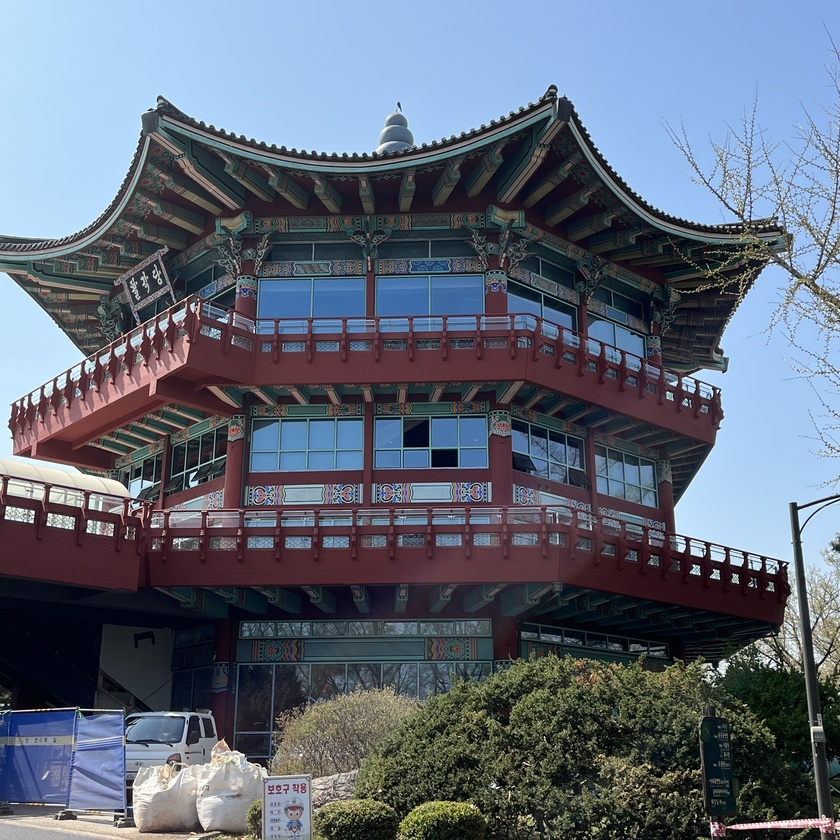
#> input picture rawdata/Kids_park.jpg, 840 x 840 px, shrunk from 2907 x 2907 before the run, given in place of Kids_park.jpeg, which was not available
$ python smoothing1.py   (older library calls are emulated)
#> lines starting #> are read from the running program, lines starting #| are printed output that depends on the picture; pictures that were not available may be replaced by others from this repository, and a replacement may not be noted
#> further down, img is the input picture: shape (840, 840, 3); mean B, G, R 118.2, 103.4, 94.7
'''
Python 3.9.16v

date: 2023-04-11, Tues
author: You Ho Yeong, Lee Ga Ram

### Spatial Filtering ###
'''
#%% Import Library

import numpy as np
import cv2
import matplotlib.pyplot as plt

#%% Function

def spnoise(image, prob=0.05):
#> called with prob = 0.05
    output = np.copy(image)
    salt = np.ceil(prob * image.size * 0.5)
#> salt = 52920
    pepper = np.ceil(prob * image.size * 0.5)
#> pepper = 52920

    # Add salt noise (white pixels)
    coords = [np.random.randint(0, i - 1, int(salt)) for i in image.shape[:2]]
    output[tuple(coords) + (slice(None),)] = 255

    # Add pepper noise (black pixels)
    coords = [np.random.randint(0, i - 1, int(pepper)) for i in image.shape[:2]]
    output[tuple(coords) + (slice(None),)] = 0
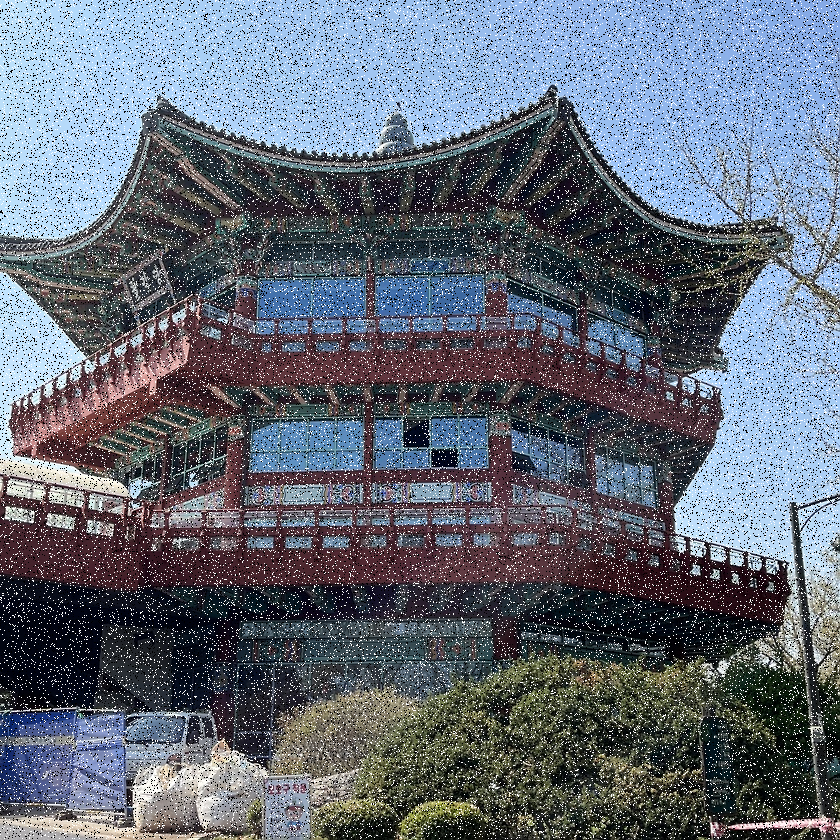
#> output: shape (840, 840, 3); mean R, G, B 98.6, 106.1, 118.8

    return output

#%% Load Image

img = cv2.imread(r'/Users/hoyeong/Desktop/python/PBML/Image/Kids_park.jpeg')
img = cv2.cvtColor(img, cv2.COLOR_BGR2RGB)

#%% add salt & pepper effect

img_noise = spnoise(img, prob=0.05)

fig, axes = plt.subplots(1, 2, figsize=(10, 5))

axes[0].imshow(img)
axes[0].set_title('Original Image')
axes[0].axis('on')

# Display the image with salt & pepper noise in the second subplot
axes[1].imshow(img_noise)
axes[1].set_title('Salt & Pepper Noise')
axes[1].axis('on')

#plt.tight_layout()
plt.show()

#%% Histogram

plt.figure(figsize=(10, 5))

# Total histogram (all channels combined)
plt.hist(img.ravel(), bins=256, color='orange', label='Total')

# Red channel histogram
# alpha stands for transparency
plt.hist(img[:, :, 0].ravel(), bins=256,
         color='red', alpha=0.5, label='Red')

# Green channel histogram
plt.hist(img[:, :, 1].ravel(), bins=256,
         color='green', alpha=0.5, label='Green')

# Blue channel histogram
plt.hist(img[:, :, 2].ravel(), bins=256,
         color='blue', alpha=0.5, label='Blue')

plt.xlabel('Value')
plt.ylabel('Hist')
plt.legend()
plt.show()
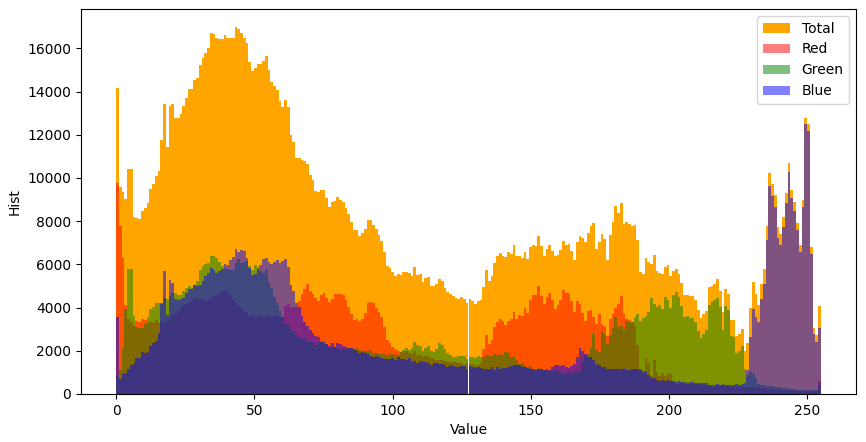
#> figure drawn by matplotlib, 1 panel; tallest bar 16972 high, from x = 42.83 to 43.83; tallest bar 9755 high, from x = 0 to 0.996; tallest bar 6393 high, from x = 34.86 to 35.86

#%% Smoothing filter
'''
Improve Moving average and Gaussian filter
by increasing kernel_size or sigma values
'''
kernel_size = 9
img_avg = cv2.blur(img_noise, (kernel_size, kernel_size))
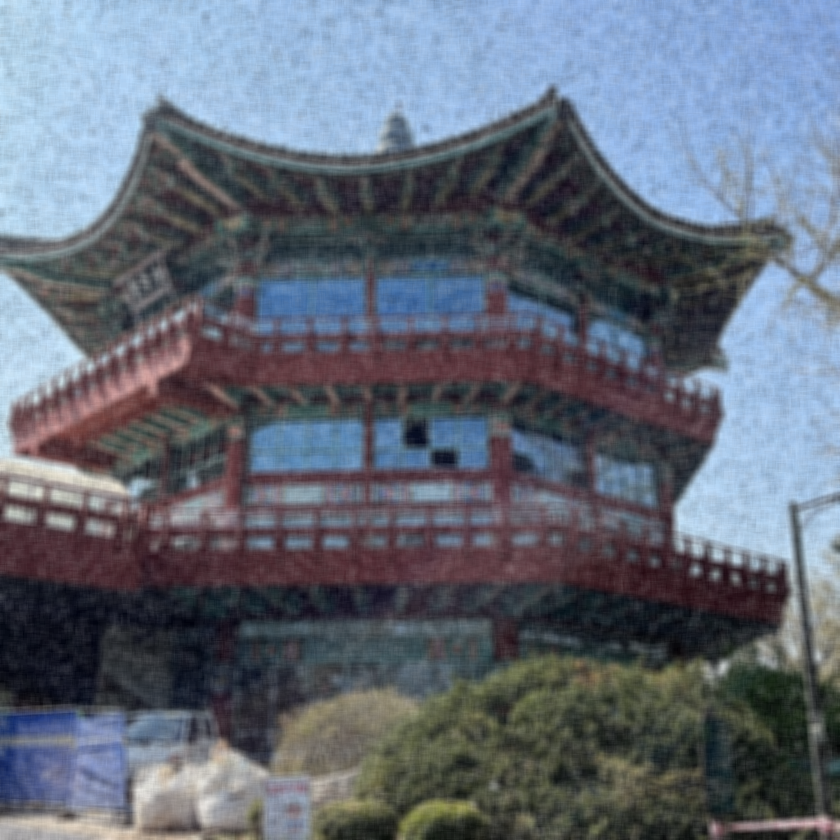
#> img_avg: shape (840, 840, 3); mean R, G, B 98.6, 106.1, 118.8

# Gaussian Filter
sigma = 1
img_gaussian = cv2.GaussianBlur(img_noise, (kernel_size, kernel_size), sigma)

# Median Filter
img_median = cv2.medianBlur(img_noise, kernel_size)

fig, axes = plt.subplots(2, 2, figsize=(12, 12))


axes[0, 0].imshow(img_noise)
axes[0, 0].set_title('Noisy Image')
axes[0, 0].axis('off')

axes[0, 1].imshow(img_avg)
axes[0, 1].set_title('Moving Average Filter')
axes[0, 1].axis('off')

axes[1, 0].imshow(img_gaussian)
axes[1, 0].set_title('Gaussian Filter')
axes[1, 0].axis('off')

axes[1, 1].imshow(img_median)
axes[1, 1].set_title('Median Filter')
axes[1, 1].axis('off')

plt.tight_layout()
plt.show()
#%% Sharpening filter

# Laplacian Filter
laplacian = cv2.Laplacian(img_avg, cv2.CV_64F)
laplacian_8u = cv2.convertScaleAbs(laplacian)
img_laplacian = cv2.add(img_avg, laplacian_8u)

# Sobel Filter
sobel_x = cv2.Sobel(img_avg, cv2.CV_64F, 1, 0, ksize=3)
sobel_y = cv2.Sobel(img_avg, cv2.CV_64F, 0, 1, ksize=3)
sobel = cv2.addWeighted(sobel_x, 0.5, sobel_y, 0.5, 0)
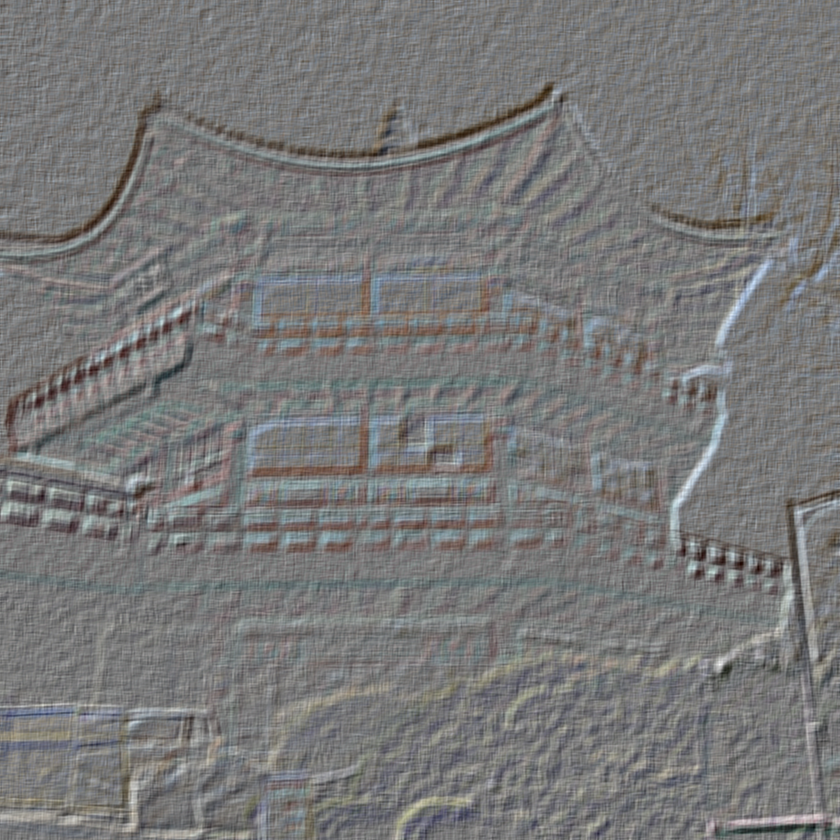
#> sobel: shape (840, 840, 3) float64; mean R, G, B -0.3, -0.4, -0.6; drawn with min black and max white
sobel_8u = cv2.convertScaleAbs(sobel)
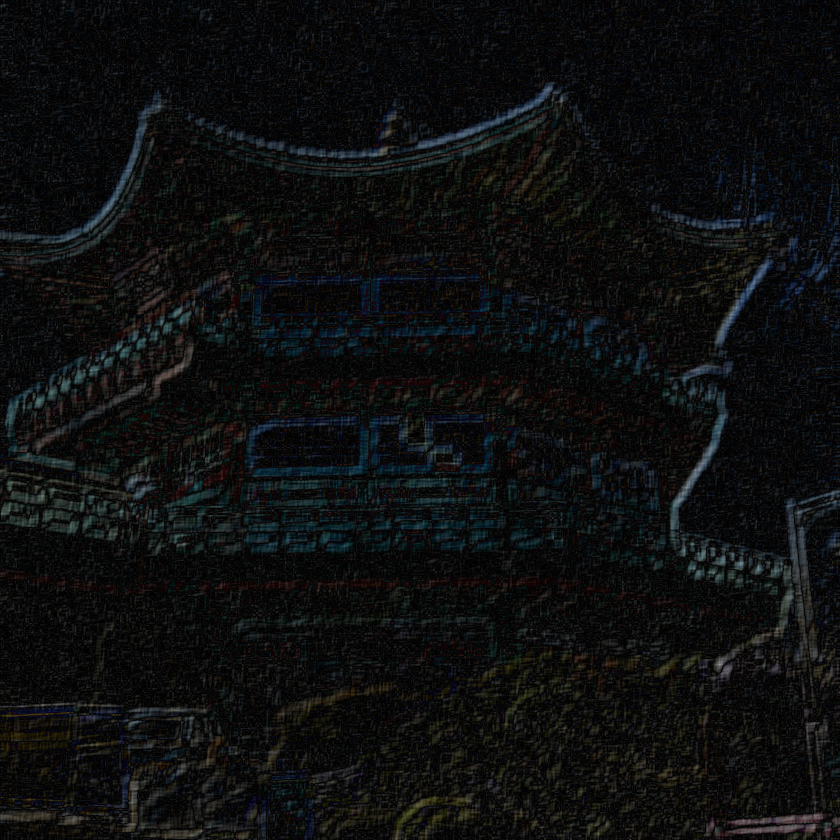
#> sobel_8u: shape (840, 840, 3); mean R, G, B 13.8, 15, 15.3
img_sobel = cv2.add(img_avg, sobel_8u)
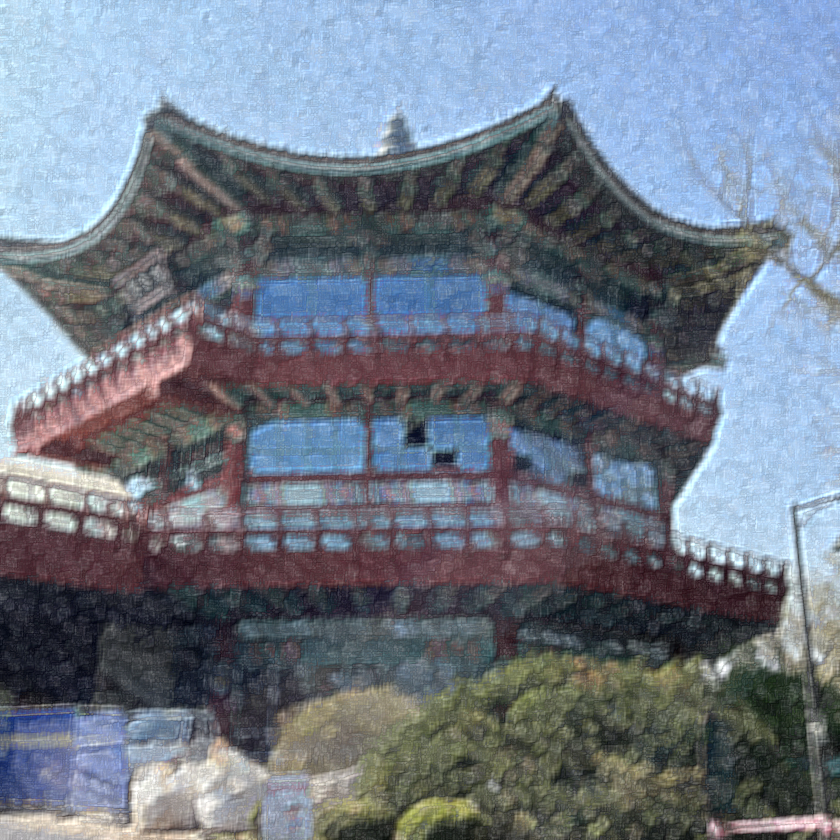
#> img_sobel: shape (840, 840, 3); mean R, G, B 112.3, 121.1, 134

#%% Display Results

fig, axes = plt.subplots(1, 3, figsize=(15, 5))

axes[0].imshow(img_avg)
axes[0].set_title('Average Image')
axes[0].axis('off')

axes[1].imshow(img_laplacian)
axes[1].set_title('Laplacian Filter')
axes[1].axis('off')

axes[2].imshow(img_sobel)
axes[2].set_title('Sobel Filter')
axes[2].axis('off')

plt.tight_layout()
plt.show()

#%% PA S%P Filter

flag_mask = np.where(np.logical_or(img==0, img==255), 0, 1)
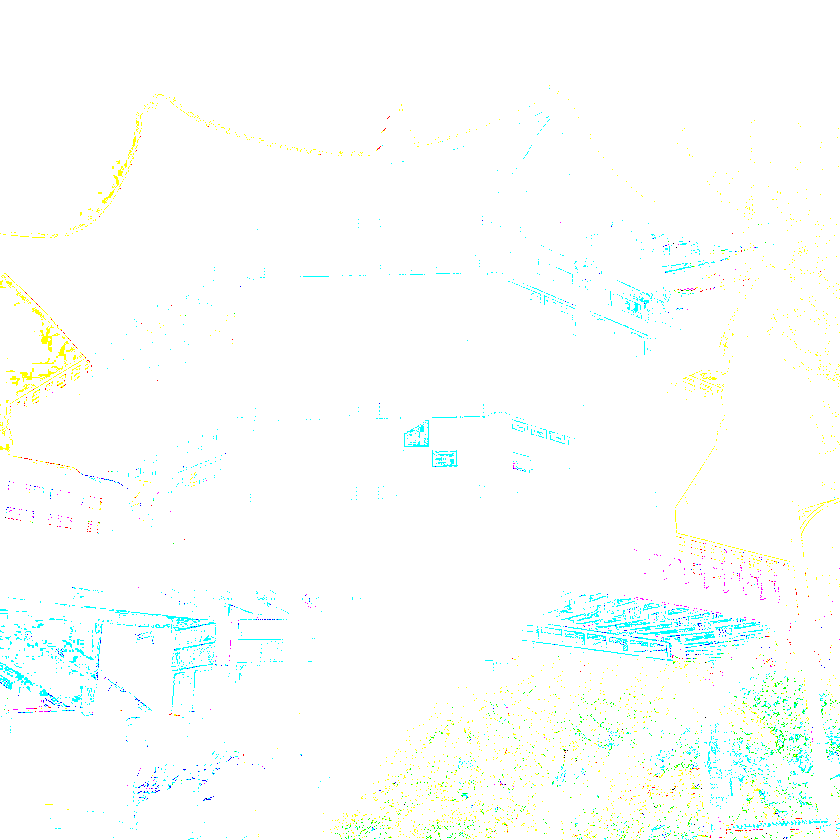
#> flag_mask: shape (840, 840, 3) int64; mean R, G, B 0.985, 0.998, 0.991; drawn with 1 as white
